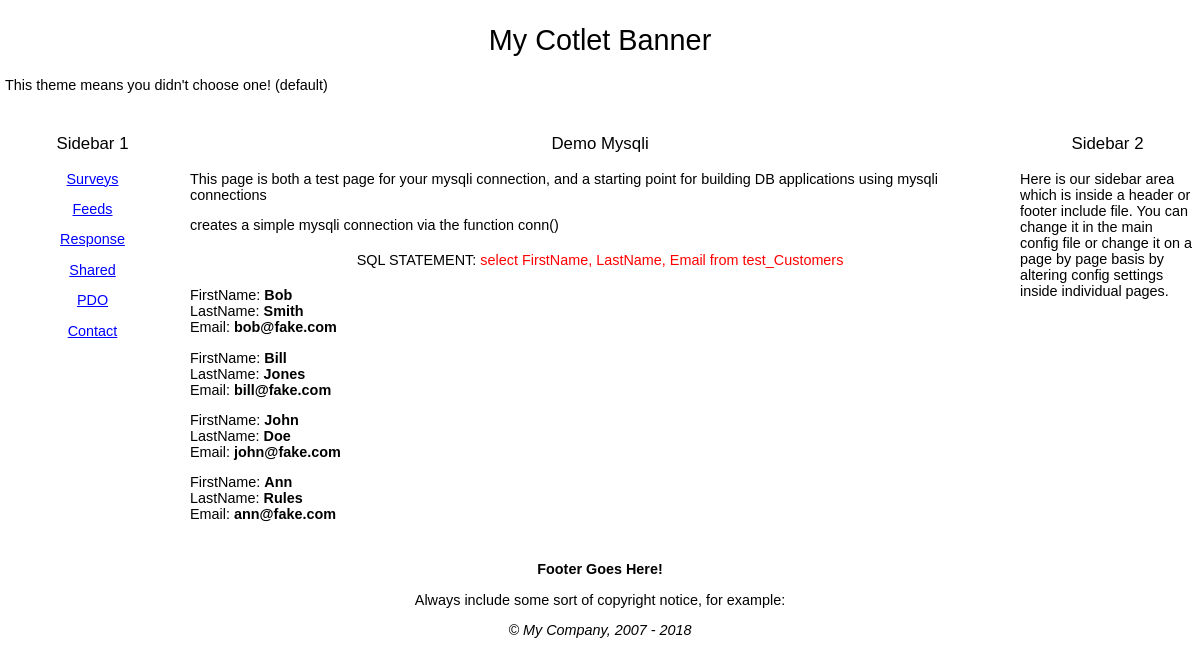
The page /demo/demo_mysqli.php on the database its author committed.
### tables this page shows
create table test_Customers
( CustomerID int unsigned not null auto_increment primary key,
LastName varchar(50),
FirstName varchar(50),
Email varchar(80)
);

### demo/demo_mysqli.php (the view, shortened to what this page needs)
<?php
require '../inc_0700/config_inc.php';
$config->titleTag = smartTitle();
$sql = "select FirstName, LastName, Email from test_Customers";
?>
<h3 align="center"><?php echo $config->titleTag; ?></h3>
<p>This page is both a test page for your mysqli connection, and a starting point for
building DB applications using mysqli connections</p>
<p>creates a simple mysqli connection via the function conn()</p>
<?php
$iConn = conn();
$result = mysqli_query($iConn,$sql) or die(trigger_error(mysqli_error($iConn), E_USER_ERROR));
echo '<div align="center"><h4>SQL STATEMENT: <font color="red">' . $sql . '</font></h4></div>';
if(mysqli_num_rows($result) > 0)
{
	while($row = mysqli_fetch_assoc($result))
	{
	   echo '<p>';
	   echo 'FirstName: <b>' . $row['FirstName'] . '</b><br />';
	   echo 'LastName: <b>' . $row['LastName'] . '</b><br />';
	   echo 'Email: <b>' . $row['Email'] . '</b><br />';
	   echo '</p>';
	}
}else{
	echo '<div align="center">Sorry, there are no records that match this query</div>';
}
?>

### include/default_style.css (style rules this page uses)
body { font-size: .9em; font-family: Verdana, Geneva, Arial, Helvetica, sans-serif; padding:0; margin:0; background-color:#FFFFFF; }
h1, h2, h3, h4, h5, h6 { font-weight: normal; }

### rows shown on the page
test_customers: FirstName "Bob", LastName "Smith", Email "bob@fake.com"
test_customers: FirstName "Bill", LastName "Jones", Email "bill@fake.com"
test_customers: FirstName "John", LastName "Doe", Email "john@fake.com"
test_customers: FirstName "Ann", LastName "Rules", Email "ann@fake.com"

### other values the page prints
$config->banner "My Cotlet Banner"
$aText[0] "Surveys"
$aText[0] "Feeds"
$aText[0] "Response"
$aText[0] "Shared"
$aText[0] "PDO"
$aText[0] "Contact"
$config->titleTag "Demo Mysqli"
$sql "select FirstName, LastName, Email from test_Customers"
